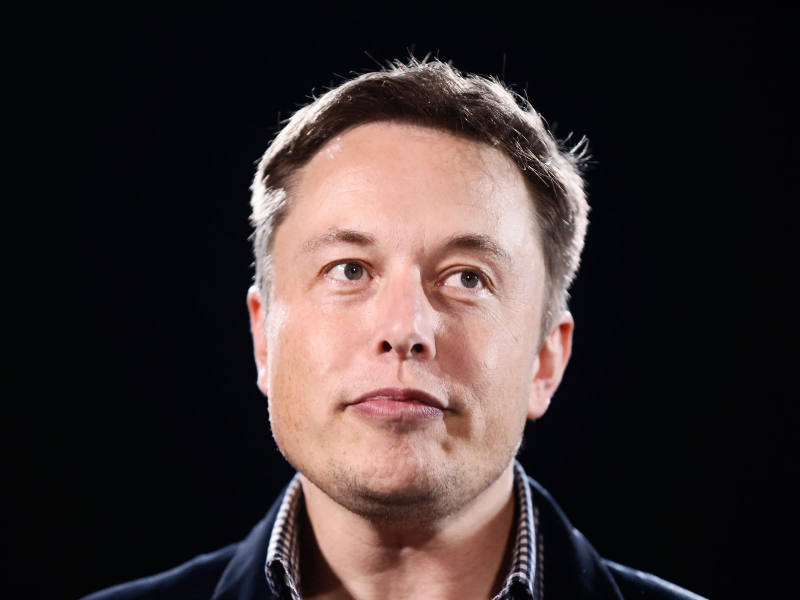
#> input picture WebcamTest/img.jpg, 2400 x 1800 px, given in place of the camera (shown at 1/3 size)
$ python faceRecord.py
#> lines starting #> are read from the running program, lines starting #| are printed output that depends on the picture; after the words box and inside, x2 and y2 are one past the last pixel; in counts of white or black regions, pixels touching at a corner belong together

from cv2 import cv2
import numpy as np
import os
import imutils

model= "ArmandoFrame"
path1= "C:/Users/shini/Desktop/PythonFaceRec/WebcamTest/faceLibrary"
fullPath= path1 + "/" + model


if not os.path.exists(fullPath):

    os.makedirs(fullPath)


videoCapture=cv2.VideoCapture(0)

face_cascade= cv2.CascadeClassifier("C:\\Users\\shini\\AppData\\Local\\Packages\\PythonSoftwareFoundation.Python.3.9_qbz5n2kfra8p0\\LocalCache\\local-packages\\Python39\\site-packages\\cv2\\data\\haarcascade_frontalface_default.xml")

noise=cv2.CascadeClassifier("C:\\Users\\shini\\AppData\\Local\\Packages\\PythonSoftwareFoundation.Python.3.9_qbz5n2kfra8p0\\LocalCache\\local-packages\\Python39\\site-packages\\cv2\\data\\haarcascade_frontalface_default.xml")

id=0

while True:
    answer, camera= videoCapture.read()
#> camera is the input picture: shape (1800, 2400, 3); mean B, G, R 47.3, 47.8, 59
    if answer==False:break
    camera= imutils.resize(camera, width=640)
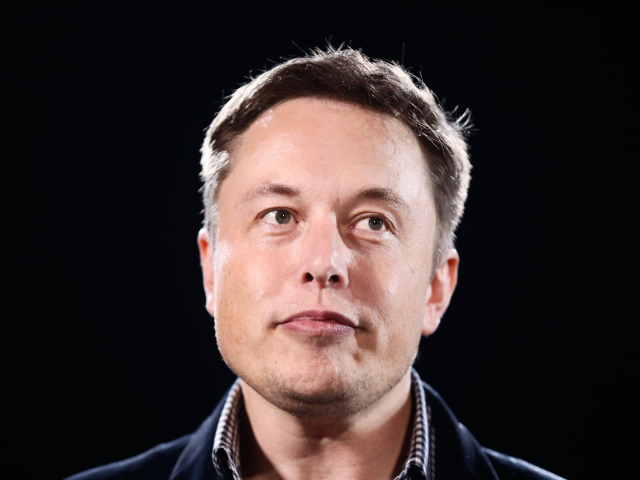
#> camera: shape (480, 640, 3); mean B, G, R 47.3, 47.8, 59

    grayScale= cv2.cvtColor(camera, cv2.COLOR_BGR2GRAY)
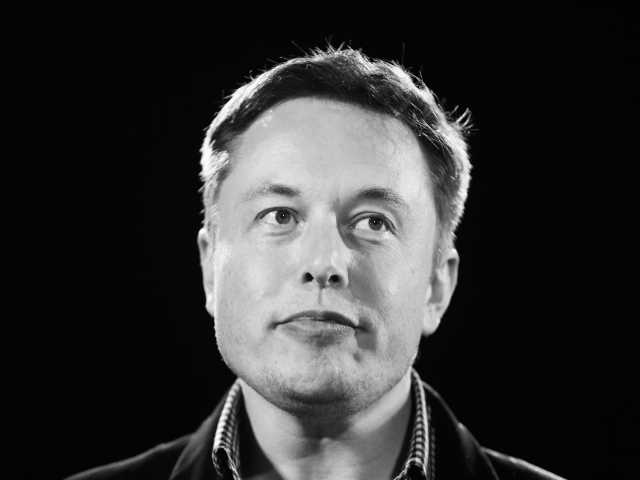
#> grayScale: shape (480, 640); min 2, max 253, mean 51
    idCapture=camera.copy()
    face= noise.detectMultiScale(camera,1.3,5)
#> face = [[171, 100, 297, 297]]

    for(x,y,w,h) in face:

        cv2.rectangle(camera, (x,y), (x+w, y+h), (255,0,0), 2)
        faceCaptured= idCapture[y:y+w, x:x+h]
        faceCaptured= cv2.resize(faceCaptured, (160,160), interpolation=cv2.INTER_CUBIC)
        cv2.imwrite(fullPath+ "/image_{}.jpg".format(id), faceCaptured)
        id=id+1
#> this loop made 1 pass
#> (x, y, w, h, id) on pass 1: (171, 100, 297, 297, 1)
#> pass 1, `faceCaptured= idCapture[y:y+w, x:x+h]`:
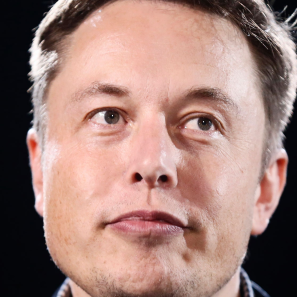
#> faceCaptured: shape (297, 297, 3); mean B, G, R 120.5, 128, 161.6
#> pass 1, `faceCaptured= cv2.resize(faceCaptured, (160,160), interpolation=cv2.IN..`:
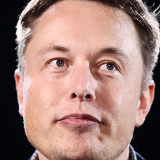
#> faceCaptured: shape (160, 160, 3); mean B, G, R 120.6, 128.1, 161.6
#> after the loop:
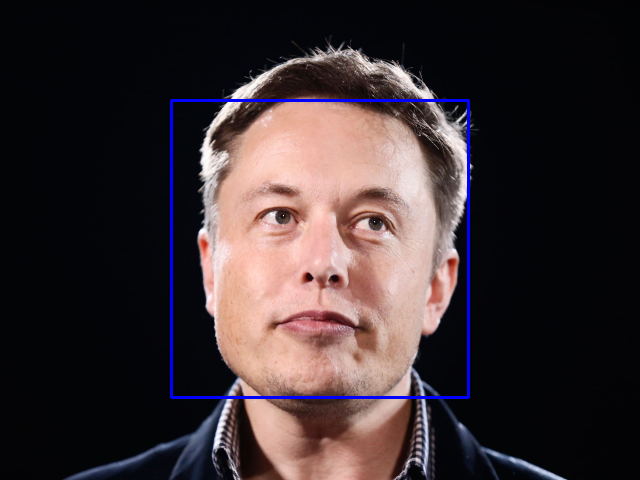
#> camera: shape (480, 640, 3); 1.16% of pixels changed, all inside (x1, y1, x2, y2) = (170, 99, 470, 399)
#> after the loop, id = 1

    cv2.imshow("Stream", camera)

    if id==350:

        break


    if cv2.waitKey(1) == ord("q"):

#> (key q is pressed here)
        break

videoCapture.release()

cv2.destroyAllWindows()
